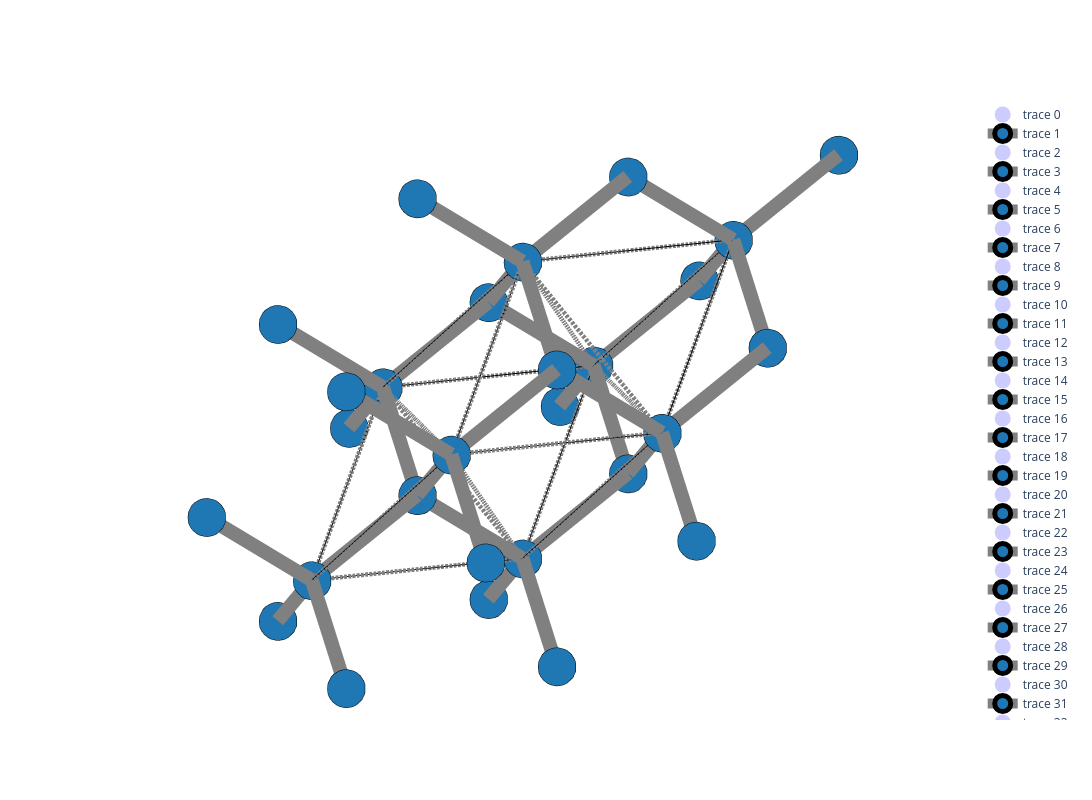

Notebook source saved alongside this figure:
### Code cell
# requires uniform grid
COGITOTB.get_bonds_figure(energy_cutoff=0.1)
